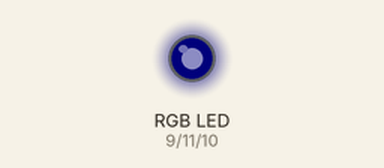
Simulated run of this sketch. Board: Arduino Uno, built with avr-gcc and run on an emulated ATmega328P. Shown: an RGB LED mixed from three pins (HIGH = lit). Dim RGB values are drawn brighter than linear.

Above: at 0.05 s.
At 3.15 s:
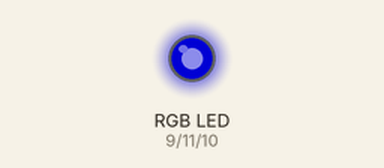
At 4.15 s:
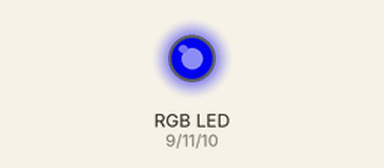
At 8.25 s:
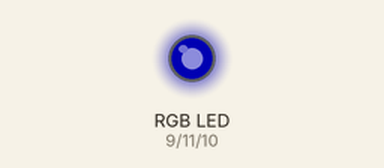
At 14.25 s:
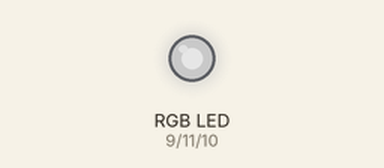
At 19.85 s:
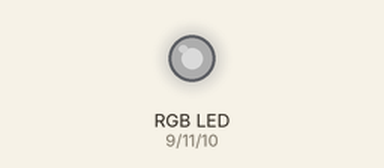
Timing chart, 0 to 29.7 s (numbered marks = the images above):
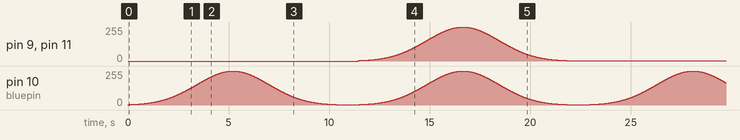

The sketch:

gammafade.ino
```cpp
int bluepin = 10;
int redpin = 9;
int greenpin = 11;
float smoothness_pts = 1000;
float gamma = 0.17; // affects the width of peak (more or less darkness)
float beta = 0.5; // shifts the gaussian to be symmetric
int dtime = 10; //downtime between colors

void setup() {
  pinMode(redpin, OUTPUT);
  pinMode(greenpin, OUTPUT);
  pinMode(bluepin, OUTPUT);

}

void loop() {
  fadeBlue();
  delay(1000);
  fadeWhite();
  delay(1000);
}

void fadeBlue(){
  for (int ii=0;ii<smoothness_pts;ii++){
    float pwm_val = 255.0*(exp(-(pow(((ii/smoothness_pts)-beta)/gamma,2.0))/2.0));
    analogWrite(bluepin,int(pwm_val));
    delay(dtime);
  Serial.println(int(pwm_val));
  }
}

void fadeWhite(){
  for (int ii=0;ii<smoothness_pts;ii++){
    float pwm_val = 255.0*(exp(-(pow(((ii/smoothness_pts)-beta)/gamma,2.0))/2.0));
    analogWrite(redpin,int(pwm_val));
    analogWrite(greenpin, int(pwm_val));
    analogWrite(bluepin, int(pwm_val));
    delay(dtime);
  Serial.println(int(pwm_val));
  }
}
```
